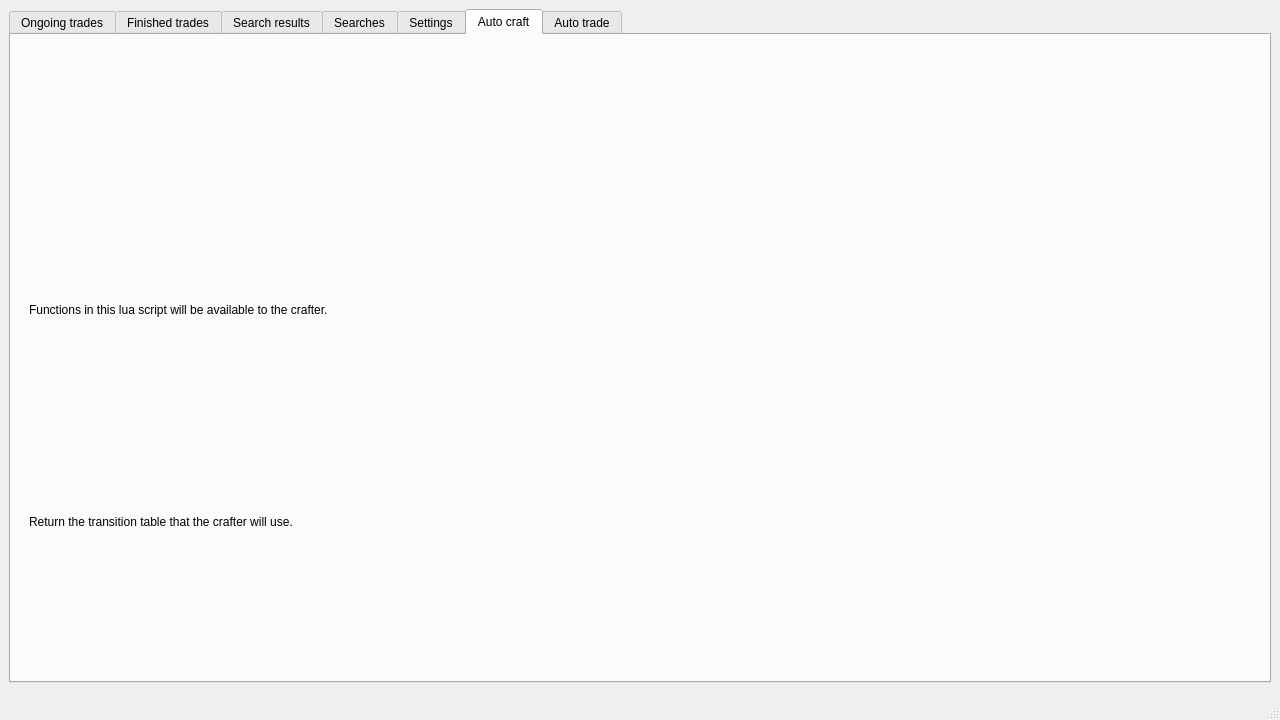
<?xml version="1.0" encoding="UTF-8"?>
<ui version="4.0">
 <class>MainWindow</class>
 <widget class="QMainWindow" name="MainWindow">
  <property name="geometry">
   <rect>
    <x>0</x>
    <y>0</y>
    <width>1280</width>
    <height>720</height>
   </rect>
  </property>
  <property name="windowTitle">
   <string>MainWindow</string>
  </property>
  <widget class="QWidget" name="centralwidget">
   <layout class="QGridLayout" name="gridLayout">
    <item row="0" column="0">
     <widget class="QTabWidget" name="mainTabWidget">
      <property name="currentIndex">
       <number>5</number>
      </property>
      <property name="movable">
       <bool>true</bool>
      </property>
      <property name="tabBarAutoHide">
       <bool>true</bool>
      </property>
      <widget class="QWidget" name="tabOngoingTrades">
       <attribute name="title">
        <string>Ongoing trades</string>
       </attribute>
       <layout class="QGridLayout" name="gridLayout_6">
        <item row="0" column="0">
         <widget class="QTreeView" name="treeOngoingTrades"/>
        </item>
       </layout>
      </widget>
      <widget class="QWidget" name="tabFinishedTrades">
       <attribute name="title">
        <string>Finished trades</string>
       </attribute>
       <layout class="QGridLayout" name="gridLayout_5">
        <item row="0" column="0">
         <widget class="QTreeView" name="treeFinishedTrades"/>
        </item>
       </layout>
      </widget>
      <widget class="QWidget" name="tabSearchResults">
       <attribute name="title">
        <string>Search results</string>
       </attribute>
       <layout class="QGridLayout" name="gridLayout_4">
        <item row="0" column="1">
         <widget class="QTreeView" name="treeSearchResults"/>
        </item>
       </layout>
      </widget>
      <widget class="QWidget" name="tabSearches">
       <attribute name="title">
        <string>Searches</string>
       </attribute>
       <layout class="QGridLayout" name="gridLayout_3">
        <item row="0" column="0">
         <widget class="QLabel" name="lSearchUrl">
          <property name="text">
           <string>Search url</string>
          </property>
          <property name="alignment">
           <set>Qt::AlignRight|Qt::AlignTrailing|Qt::AlignVCenter</set>
          </property>
         </widget>
        </item>
        <item row="2" column="0" colspan="3">
         <widget class="QTableView" name="tableSearches">
          <property name="horizontalScrollBarPolicy">
           <enum>Qt::ScrollBarAlwaysOff</enum>
          </property>
          <property name="editTriggers">
           <set>QAbstractItemView::DoubleClicked</set>
          </property>
          <property name="tabKeyNavigation">
           <bool>false</bool>
          </property>
          <property name="alternatingRowColors">
           <bool>true</bool>
          </property>
          <property name="selectionMode">
           <enum>QAbstractItemView::SingleSelection</enum>
          </property>
          <property name="selectionBehavior">
           <enum>QAbstractItemView::SelectRows</enum>
          </property>
         </widget>
        </item>
        <item row="0" column="1">
         <widget class="QLineEdit" name="eSearchUrl">
          <property name="text">
           <string>https://www.pathofexile.com/trade/search/Delirium/NK6Ec5</string>
          </property>
          <property name="placeholderText">
           <string>Enter trade url (ie. https://www.pathofexile.com/trade/search/Delirium/NK6Ec5 or NK6Ec5)</string>
          </property>
          <property name="clearButtonEnabled">
           <bool>true</bool>
          </property>
         </widget>
        </item>
        <item row="1" column="0">
         <widget class="QLabel" name="lSearchName">
          <property name="text">
           <string>Name</string>
          </property>
          <property name="alignment">
           <set>Qt::AlignRight|Qt::AlignTrailing|Qt::AlignVCenter</set>
          </property>
         </widget>
        </item>
        <item row="1" column="1">
         <widget class="QLineEdit" name="eSearchName">
          <property name="text">
           <string>tabula rasa</string>
          </property>
          <property name="placeholderText">
           <string>Enter the search name</string>
          </property>
          <property name="clearButtonEnabled">
           <bool>true</bool>
          </property>
         </widget>
        </item>
        <item row="0" column="2" rowspan="2">
         <widget class="QPushButton" name="bAddSearch">
          <property name="text">
           <string>Add</string>
          </property>
         </widget>
        </item>
       </layout>
      </widget>
      <widget class="QWidget" name="tabSettings">
       <attribute name="title">
        <string>Settings</string>
       </attribute>
       <layout class="QGridLayout" name="gridLayout_2">
        <item row="0" column="1">
         <widget class="QLineEdit" name="ePOESESSID">
          <property name="text">
           <string>adcd7e342bbdbf15e2716904129c98ad</string>
          </property>
         </widget>
        </item>
        <item row="0" column="0">
         <widget class="QLabel" name="lPOESESSID">
          <property name="text">
           <string>POESESSID</string>
          </property>
         </widget>
        </item>
        <item row="2" column="0" colspan="2">
         <spacer name="verticalSpacer">
          <property name="orientation">
           <enum>Qt::Vertical</enum>
          </property>
          <property name="sizeHint" stdset="0">
           <size>
            <width>20</width>
            <height>40</height>
           </size>
          </property>
         </spacer>
        </item>
        <item row="1" column="0" colspan="2">
         <widget class="QCheckBox" name="checkBox">
          <property name="text">
           <string>Automatically execute trades</string>
          </property>
          <property name="checked">
           <bool>true</bool>
          </property>
         </widget>
        </item>
       </layout>
      </widget>
      <widget class="QWidget" name="tabAutoCraft">
       <attribute name="title">
        <string>Auto craft</string>
       </attribute>
       <layout class="QGridLayout" name="gridLayout_7">
        <item row="0" column="0">
         <widget class="ads::CDockManager" name="dockManagerAutoCraft"/>
        </item>
        <item row="3" column="0">
         <widget class="QWidget" name="widgetTransitionTable" native="true">
          <layout class="QVBoxLayout" name="verticalLayout">
           <item>
            <widget class="QLabel" name="label">
             <property name="text">
              <string>Return the transition table that the crafter will use.</string>
             </property>
            </widget>
           </item>
           <item>
            <widget class="AutoTrade::Ui::LuaEditor" name="eEditorTransitionTable" native="true"/>
           </item>
          </layout>
         </widget>
        </item>
        <item row="2" column="0">
         <widget class="QWidget" name="widgetFunctions" native="true">
          <layout class="QVBoxLayout" name="verticalLayout_2">
           <item>
            <widget class="QLabel" name="lFunctionsHelp">
             <property name="text">
              <string>Functions in this lua script will be available to the crafter.</string>
             </property>
            </widget>
           </item>
           <item>
            <widget class="AutoTrade::Ui::LuaEditor" name="eEditorFunctions" native="true"/>
           </item>
          </layout>
         </widget>
        </item>
       </layout>
      </widget>
      <widget class="QWidget" name="tabAutoTrade">
       <attribute name="title">
        <string>Auto trade</string>
       </attribute>
       <layout class="QGridLayout" name="gridLayout_10">
        <item row="0" column="0">
         <widget class="QFrame" name="dockManagerAutoTrade">
          <property name="frameShape">
           <enum>QFrame::StyledPanel</enum>
          </property>
          <property name="frameShadow">
           <enum>QFrame::Raised</enum>
          </property>
         </widget>
        </item>
        <item row="1" column="0">
         <widget class="QWidget" name="widget" native="true"/>
        </item>
        <item row="2" column="0">
         <widget class="QWidget" name="widget_2" native="true"/>
        </item>
       </layout>
      </widget>
     </widget>
    </item>
    <item row="1" column="0">
     <widget class="ads::CDockManager" name="dockManagerMain"/>
    </item>
   </layout>
  </widget>
  <widget class="QMenuBar" name="menubar">
   <property name="geometry">
    <rect>
     <x>0</x>
     <y>0</y>
     <width>1280</width>
     <height>20</height>
    </rect>
   </property>
  </widget>
  <widget class="QStatusBar" name="statusbar"/>
 </widget>
 <customwidgets>
  <customwidget>
   <class>ads::CDockManager</class>
   <extends>QFrame</extends>
   <header location="global">DockManager.h</header>
   <container>1</container>
  </customwidget>
  <customwidget>
   <class>AutoTrade::Ui::LuaEditor</class>
   <extends>QWidget</extends>
   <header>ui/luaeditor.hh</header>
   <container>1</container>
  </customwidget>
 </customwidgets>
 <resources/>
 <connections/>
</ui>
